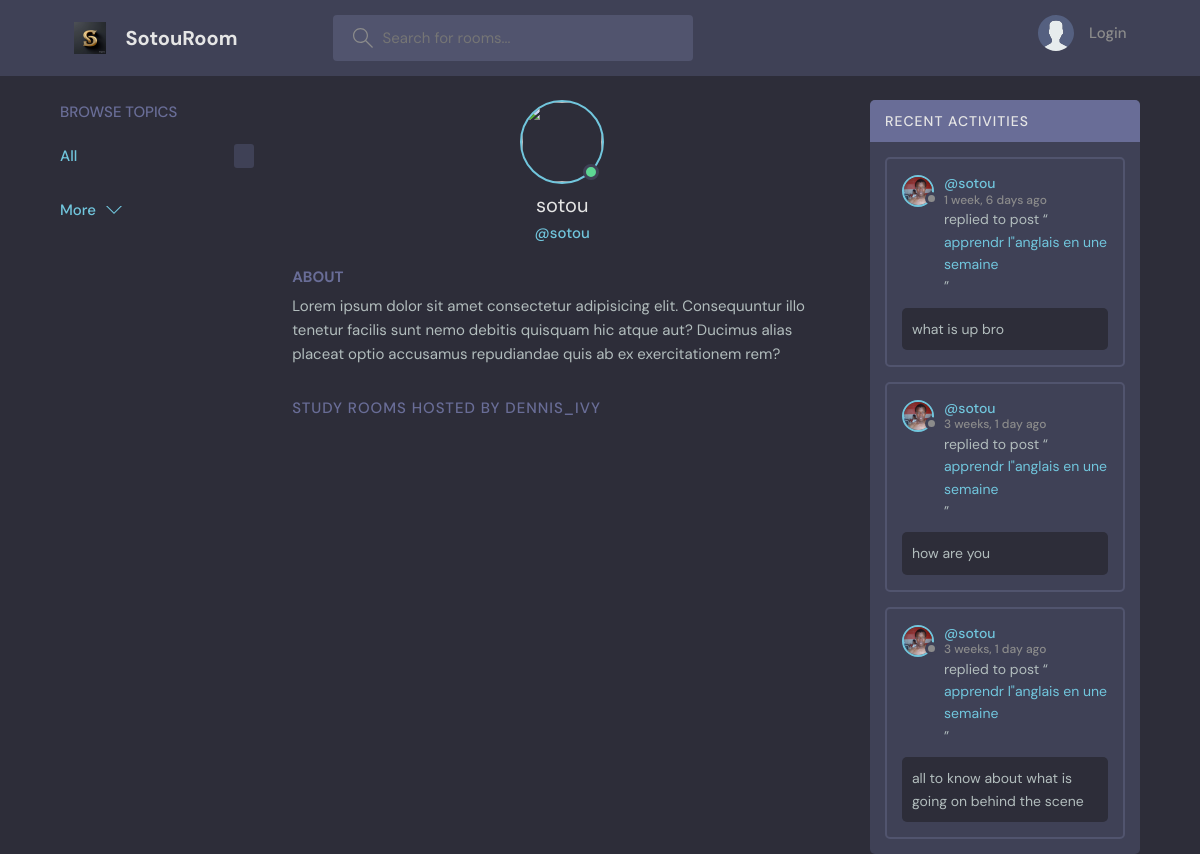
The app's page /profile/1 with its own data.
### base/models.py (models this page shows, shortened)
class User(AbstractUser):
    name = models.CharField(max_length=200,null=True)
    email = models.EmailField(null=True,unique=True)
    bio=models.TextField(null=True)
    avatar = models.ImageField(null=True,default='avatar.svg')
    USERNAME_FIELD = 'username'
    REQUIRED_FIELDS=[]

class Message(models.Model):
    user = models.ForeignKey(User, on_delete=models.CASCADE)
    room = models.ForeignKey(Room, on_delete=models.CASCADE)
    body = models.TextField()
    updated = models.DateTimeField(auto_now=True)
    created = models.DateTimeField(auto_now_add=True)
    class Meta:
        ordering = ['-updated','-created']

class Room(models.Model):
    host = models.ForeignKey(User, on_delete=models.SET_NULL, null=True)
    participants = models.ManyToManyField(User,related_name='participants',blank=True)
    topic = models.ForeignKey(Topic, on_delete=models.SET_NULL,null=True)
    name = models.CharField(max_length=200)
    description = models.TextField(null = True, blank=True)
    updated = models.DateTimeField(auto_now=True)
    created = models.DateTimeField(auto_now_add=True)
    class Meta:
        ordering = ['-updated','-created']
    def __str__(self):
        return self.name

### base/views.py (the view)
# urls.py: path('profile/<str:pk>', views.userProfile, name='user-profile'),
def userProfile(request,pk):
    user=User.objects.get(id=pk)
    room_message = Message.objects.filter(user=user)
    context={'user':user,'room_messages':room_message}
    return render(request,'base/profile.html', context)

### base/templates/base/profile.html (shortened to what this page needs)
{% extends 'base/main.html' %}
{% block content %}
  <main class="profile-page layout layout--3">
    <div class="container">
      {% include 'base/topic_component.html' %}
      <div class="roomList">
        <div class="profile">
          <div class="profile__avatar">
            <div class="avatar avatar--large active">
              <img src="{{request.user.avatar.url}}" />
            </div>
          </div>
          <div class="profile__info">
            <h3>{{user.username}}</h3>
            <p>@{{user.username}}</p>
          </div>
          <div class="profile__about">
            <h3>About</h3>
            <p>
              Lorem ipsum dolor sit amet consectetur adipisicing elit. Consequuntur illo tenetur
              facilis sunt nemo debitis quisquam hic atque aut? Ducimus alias placeat optio
              accusamus repudiandae quis ab ex exercitationem rem?
            </p>
          </div>
        </div>
        <div class="roomList__header">
          <div>
            <h2>Study Rooms Hosted by dennis_ivy</a>
            </h2>
          </div>
        </div>
      </div>
     {% include 'base/activity_component.html' %}
    </div>
  </main>
  {% endblock content %}

### base/templates/base/activity_component.html (shortened to what this page needs)
<div class="activities">
    <div class="activities__header">
      <h2>Recent Activities</h2>
    </div>
    {% for message in room_messages %}
    <div class="activities__box">
      <div class="activities__boxHeader roomListRoom__header">
        <a href="{% url 'user-profile' message.user.id %}" class="roomListRoom__author">
          <div class="avatar avatar--small">
            <img src="{{message.user.avatar.url}}" />
          </div>
          <p>
            @{{message.user}}
            <span>{{message.created | timesince}} ago</span>
          </p>
        </a>
      </div>
      <div class="activities__boxContent">
        <p>replied to post “<a href="{% url 'room' message.room.id %}">{{message.room}}</a>”</p>
        <div class="activities__boxRoomContent">
          {{message.body}}
        </div>
      </div>
    </div>
    {% endfor %}
  </div>

### static/styles/style.css (style rules this page uses)
:root { --color-main: #71c6dd; --color-main-light: #e1f6fb; --color-dark: #3f4156; --color-dark-medium: #51546e; --color-dark-light: #696d97; --color-light: #e5e5e5; --color-gray: #8b8b8b; --color-light-gray: #b2bdbd; --color-bg: #2d2d39; --color-success: #5dd693; --color-error: #fc4b0b; }
* { font-family: "DM Sans", -apple-system, BlinkMacSystemFont, "Segoe UI", Roboto, Oxygen, Ubuntu, Cantarell, "Open Sans", "Helvetica Neue", sans-serif; margin: 0; padding: 0; box-sizing: border-box; text-rendering: optimizeLegibility; font-size: inherit; }
html { font-size: 56.25%; }
@media only screen and (min-width: 1200px) { html { font-size: 62.5%; } }
body { line-height: 1.6; font-weight: 400; font-size: 1.5rem; color: var(--color-light-gray); background-color: var(--color-bg); min-height: 100vh; }
img { width: 100%; }
a { display: inline-block; color: var(--color-main); text-decoration: none; }
.container { max-width: 120rem; width: 90%; margin: auto; }
.avatar { position: relative; display: inline-block; border-radius: 50%; border: 2px solid var(--color-main); }
.avatar img { display: block; border-radius: 50%; object-fit: cover; object-position: center; }
.avatar::after { content: ""; display: block; position: absolute; background-color: var(--color-gray); z-index: 111; border-radius: 50%; border: 0.3rem solid var(--color-dark); }
.avatar.active::after { background-color: var(--color-success); }
.avatar.avatar--small img { width: 2.8rem; height: 2.8rem; }
.avatar.avatar--small:after { width: 0.7rem; height: 0.7rem; bottom: 0px; right: -6px; }
.avatar.avatar--large img { display: block; width: 8rem; height: 8rem; border-radius: 50%; }
.avatar.avatar--large:after { width: 1rem; height: 1rem; bottom: 2px; right: 3.5px; }
.layout { margin-top: 2.4rem; }
.layout > .container { display: flex; justify-content: space-between; align-items: flex-start; }
.layout--3 > .container > div:nth-child(2) { flex-basis: 50%; }
.layout--3 > .container > div:last-child { flex-basis: 25%; }
.roomList__header { display: flex; justify-content: space-between; align-items: center; margin-bottom: 2.4rem; }
.roomList__header h2 { text-transform: uppercase; font-weight: 500; color: var(--color-light); letter-spacing: 1px; }
.roomListRoom__header { display: flex; justify-content: space-between; align-items: center; }
.roomListRoom__author { font-weight: 500; display: flex; align-items: center; gap: 1rem; }
.activities { background: var(--color-dark); border-radius: 5px; overflow: hidden; }
.activities__header h2 { background-color: var(--color-dark-light); text-transform: uppercase; font-weight: 500; padding: 1rem 1.5rem; color: var(--color-light); letter-spacing: 1px; font-size: 1.4rem; }
.activities__box { margin: 1.5rem; padding: 1.5rem; border: 2px solid var(--color-dark-medium); border-radius: 5px; }
.activities__boxHeader p { font-size: 1.4rem; line-height: 1.3; }
.activities__boxHeader p span { color: var(--color-gray); font-size: 1.2rem; display: block; }
.activities__boxContent { margin-left: 4.2rem; }
.activities__boxContent { font-size: 1.4rem; }
.activities__boxRoomContent { background: var(--color-bg); padding: 1rem; border-radius: 5px; margin-top: 1rem; margin-left: -4.2rem; }
.profile { margin-bottom: 3rem; }
.profile__avatar { text-align: center; }
.profile__info { text-align: center; }
.profile__info h3 { font-size: 2rem; color: var(--color-light); font-weight: 400; }
.profile__info p { color: var(--color-main); font-weight: 500; margin-bottom: 1rem; }
.profile__about { margin-top: 2rem; }
.profile__about h3 { text-transform: uppercase; color: var(--color-dark-light); margin-bottom: 0.5rem; }
.profile-page .roomList__header { margin-bottom: 1.5rem; }
.profile-page .roomList__header h2 { color: var(--color-dark-light); }

### records on screen
User: username "sotou"
Message: user.avatar (picture), user "sotou", created "1 week, 6 days", room "apprendr l\"anglais en une semaine", body "what is up bro"
Message: user.avatar (picture), user "sotou", created "3 weeks, 1 day", room "apprendr l\"anglais en une semaine", body "how are you"
Message: user.avatar (picture), user "sotou", created "3 weeks, 1 day", room "apprendr l\"anglais en une semaine", body "all to know about what is going on behind the scene"
